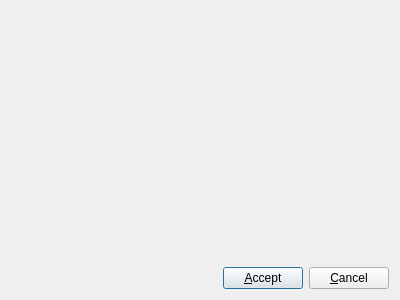
<ui version="4.0" >
 <class>TranslationDialog</class>
 <widget class="QDialog" name="TranslationDialog" >
  <property name="geometry" >
   <rect>
    <x>0</x>
    <y>0</y>
    <width>400</width>
    <height>300</height>
   </rect>
  </property>
  <property name="windowTitle" >
   <string>Translation dialog</string>
  </property>
  <layout class="QVBoxLayout" >
   <item>
    <spacer>
     <property name="orientation" >
      <enum>Qt::Vertical</enum>
     </property>
     <property name="sizeHint" stdset="0" >
      <size>
       <width>20</width>
       <height>40</height>
      </size>
     </property>
    </spacer>
   </item>
   <item>
    <layout class="QHBoxLayout" >
     <item>
      <spacer>
       <property name="orientation" >
        <enum>Qt::Horizontal</enum>
       </property>
       <property name="sizeHint" stdset="0" >
        <size>
         <width>40</width>
         <height>20</height>
        </size>
       </property>
      </spacer>
     </item>
     <item>
      <widget class="QPushButton" name="pushAccept" >
       <property name="text" >
        <string>&amp;Accept</string>
       </property>
       <property name="icon" >
        <iconset resource="common.qrc" >:/images/images/ok.png</iconset>
       </property>
      </widget>
     </item>
     <item>
      <widget class="QPushButton" name="pushCancel" >
       <property name="text" >
        <string>&amp;Cancel</string>
       </property>
       <property name="icon" >
        <iconset resource="common.qrc" >:/images/images/cancel.png</iconset>
       </property>
      </widget>
     </item>
    </layout>
   </item>
  </layout>
 </widget>
 <resources>
  <include location="common.qrc" />
 </resources>
 <connections>
  <connection>
   <sender>pushCancel</sender>
   <signal>clicked()</signal>
   <receiver>TranslationDialog</receiver>
   <slot>reject()</slot>
   <hints>
    <hint type="sourcelabel" >
     <x>249</x>
     <y>244</y>
    </hint>
    <hint type="destinationlabel" >
     <x>295</x>
     <y>278</y>
    </hint>
   </hints>
  </connection>
 </connections>
</ui>
